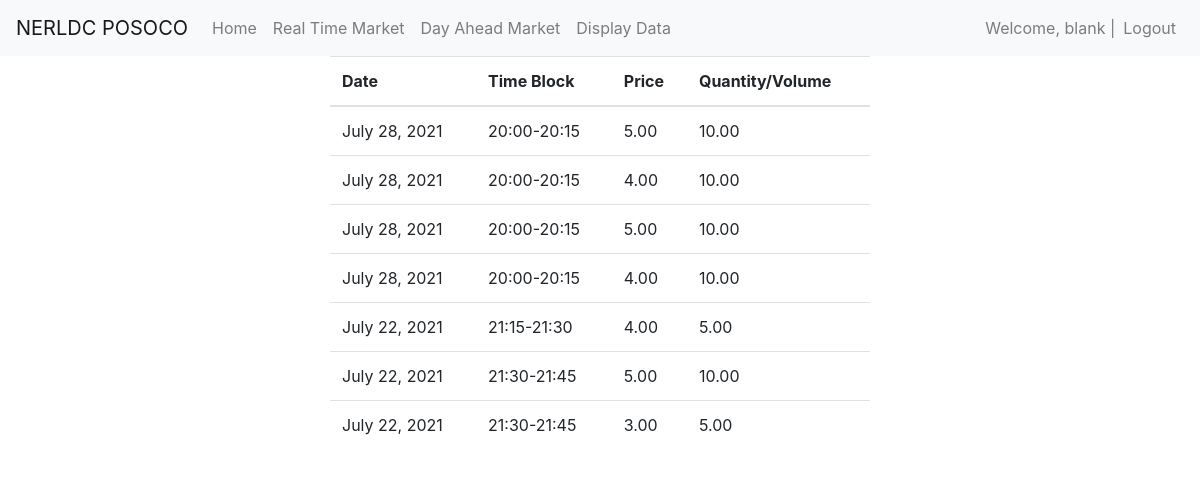
Screenshot of /seller/cleardatadown/rtm/ (signed in) with the database file from the repository.
### accounts/models.py (models this page shows)
class User(AbstractUser):
    is_buyer = models.BooleanField(default=False)
    is_seller = models.BooleanField(default=False)

### buyer/models.py (models this page shows)
class ClearEntityDown(models.Model):
    clearedreserve = models.ForeignKey(ClearedReserveDown, on_delete=CASCADE)
    name = models.CharField(max_length=200)
    amount = models.DecimalField(max_digits=5, decimal_places=2)
    price = models.DecimalField(max_digits=5, decimal_places=2)

class ClearedReserveDown(models.Model):
    user = models.ForeignKey(User, on_delete=CASCADE)
    time_block = models.CharField(max_length=20, default="NoTime")
    date = models.DateField(default=timezone.now)
    is_rtm = models.BooleanField(default=False)
    is_dat = models.BooleanField(default=False)
    created_at = models.DateTimeField(
        default=timezone.now)

### seller/views.py (the view)
# urls.py: path('cleardatadown/<str:rtmordat>/', cleardatadown, name='cleardatadown')
def cleardatadown(response, rtmordat):
    user = response.user
    is_rtm = False
    is_up = False
    is_dat = False
    is_down = False
    if rtmordat == "rtm":
        is_rtm = True
    if rtmordat == "dat":
        is_dat = True
    objects = ClearEntityDown.objects.all().filter(name=user.username,
                                                   clearedreserve__is_rtm=is_rtm, clearedreserve__is_dat=is_dat).order_by('clearedreserve__date').order_by('clearedreserve__time_block')
    return render(response, 'seller/cleareddowndata.html', {"objects": objects})

### seller/templates/seller/cleareddowndata.html (shortened to what this page needs)
{% extends "seller/base.html" %}
{% block content %}
<div class="container">
    <div class="row justify-content-center">
        <div class="col-6">
            <table class="table">
                <thead class="thead">
                    <tr>
                        <th>
                            Date
                        </th>
                        <th>
                            Time Block
                        </th>
                        <th>
                            Price
                        </th>
                        <th>
                            Quantity/Volume
                        </th>
                    </tr>
                </thead>
                {% for object in objects %}
                <tr>
                    <td>
                        {{object.clearedreserve.date}}
                    </td>
                    <td>
                        {{object.clearedreserve.time_block}}
                    </td>
                    <td>
                        {{object.price}}
                    </td>
                    <td>
                        {{object.amount}}
                    </td>
                </tr>
                {% endfor %}
                {% endblock %}

### seller/templates/seller/base.html (shortened to what this page needs)
<!doctype html>
<html lang="en">
<head>
    <link rel="stylesheet" href="https://maxcdn.bootstrapcdn.com/bootstrap/4.0.0/css/bootstrap.min.css"
>
</head>
<body>
    <nav class="navbar navbar-expand-lg navbar-light bg-light">
        <a class="navbar-brand" href="#">NERLDC POSOCO</a>
        <div class="collapse navbar-collapse" id="navbarText">
            <ul class="navbar-nav mr-auto">
                <li class="nav-item">
                    <a class="nav-link" href={% url 'shome' %}>Home <span class="sr-only">(current)</span></a>
                </li>
                <li class="nav-item">
                    <a class="nav-link" href={% url 'sellerrtm' %}>Real Time Market</a>
                </li>
                <li class="nav-item">
                    <a class="nav-link" href={% url 'sellerdat' %}>Day Ahead Market</a>
                </li>
                <li class="nav-item">
                    <a class="nav-link" href={% url 'sellerdisplay' %}>Display Data</a>
                </li>
            </ul>
            <span class="navbar-text">
                Welcome, {{user.get_username}} |
            </span>
            <ul class="navbar-nav">
                <li class="nav-item">
                    <a class="nav-link" href={% url 'logout' %}>Logout</a>
                </li>
            </ul>
        </div>
    </nav>
    {% block content %}
    {% endblock %}
</body>
</html>

### rows the page displays
User: get_username "blank"
ClearEntityDown: clearedreserve "July 28, 2021", clearedreserve.time_block "20:00-20:15", price "5.00", amount "10.00"
ClearEntityDown: clearedreserve "July 28, 2021", clearedreserve.time_block "20:00-20:15", price "4.00", amount "10.00"
ClearEntityDown: clearedreserve "July 28, 2021", clearedreserve.time_block "20:00-20:15", price "5.00", amount "10.00"
ClearEntityDown: clearedreserve "July 28, 2021", clearedreserve.time_block "20:00-20:15", price "4.00", amount "10.00"
ClearEntityDown: clearedreserve "July 22, 2021", clearedreserve.time_block "21:15-21:30", price "4.00", amount "5.00"
ClearEntityDown: clearedreserve "July 22, 2021", clearedreserve.time_block "21:30-21:45", price "5.00", amount "10.00"
ClearEntityDown: clearedreserve "July 22, 2021", clearedreserve.time_block "21:30-21:45", price "3.00", amount "5.00"
